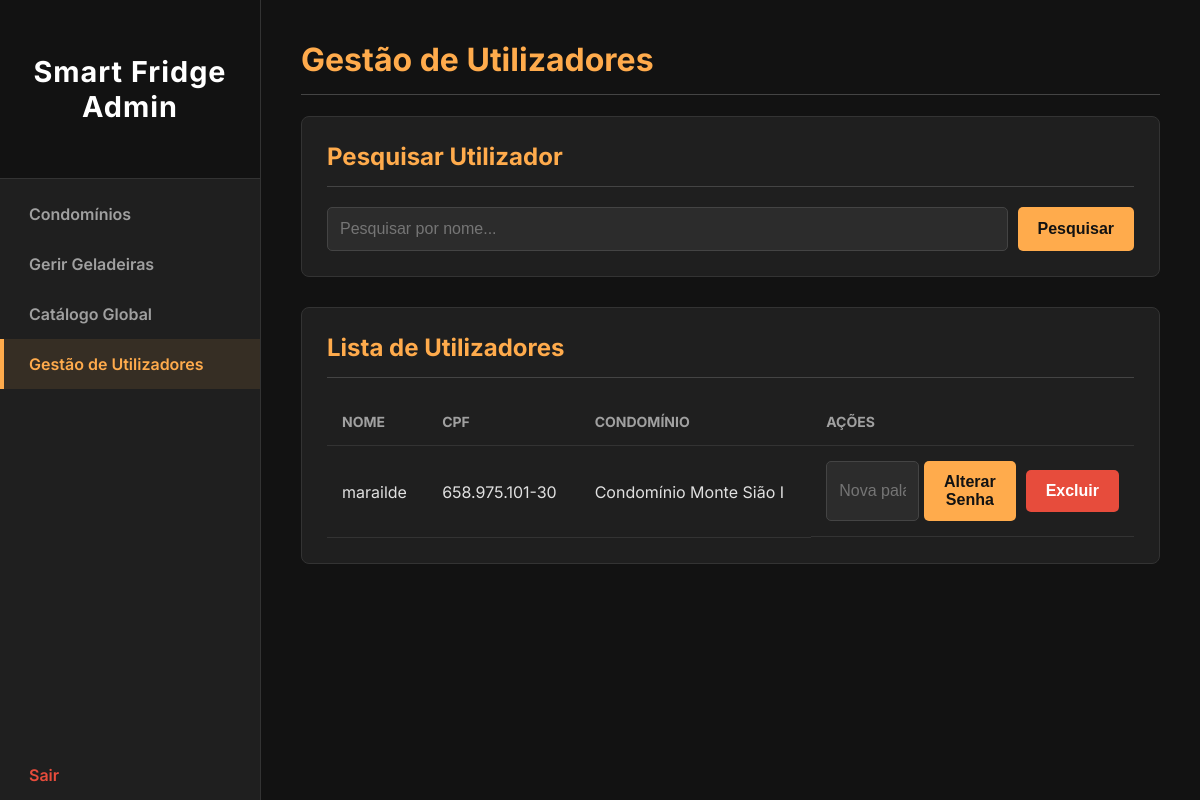
Before: /admin/utilizadores (signed in) with the older database file.
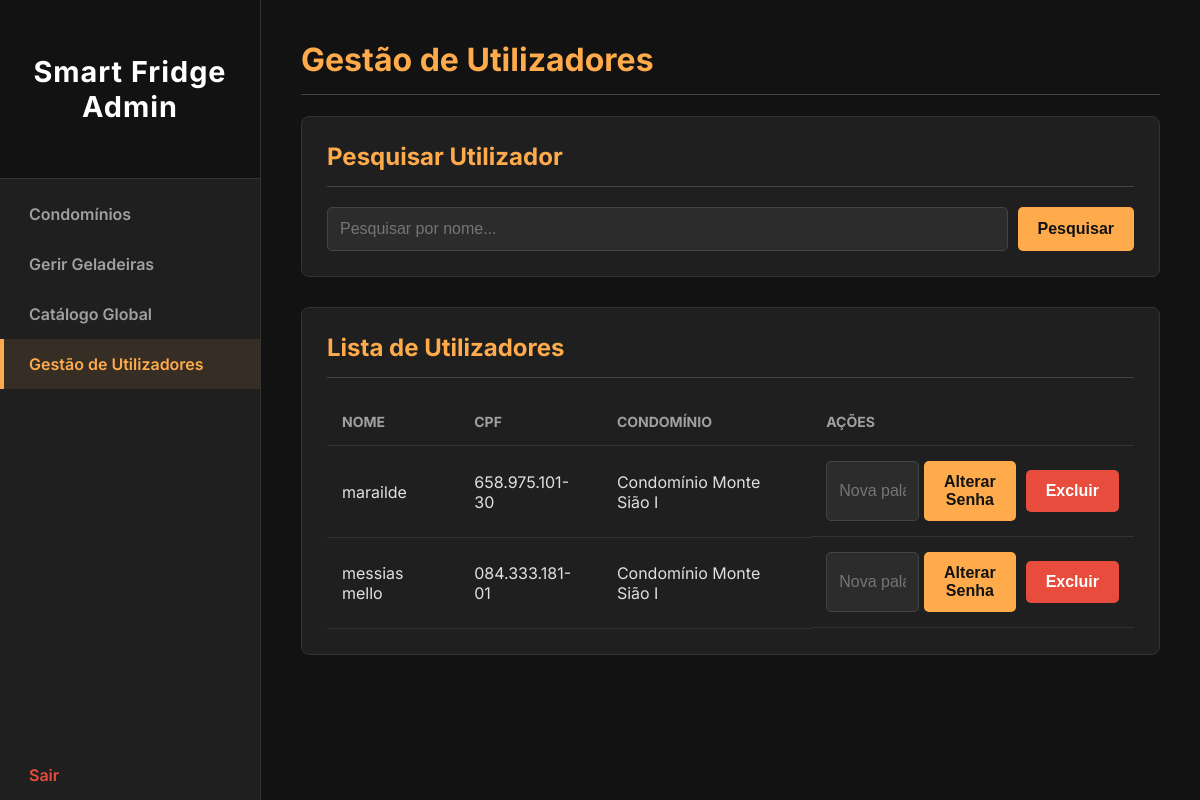
After: the same page with the newer database file.
### models.py (models this page shows, shortened)
class User(db.Model, UserMixin):
    __tablename__ = 'user'
    id = db.Column(db.Integer, primary_key=True)
    full_name = db.Column(db.String(150), nullable=False)
    cpf = db.Column(db.String(14), nullable=False, unique=True)
    birth_date = db.Column(db.String(10), nullable=False)
    password_hash = db.Column(db.String(255), nullable=False)
    condominio_name = db.Column(db.String(150), nullable=False)
    apartment_address = db.Column(db.String(100), nullable=False)
    is_admin = db.Column(db.Boolean, default=False)
    profile_image = db.Column(db.String(20), nullable=False, default='default.jpg')
    favorite_products = db.relationship('Product', secondary=favorites, lazy='dynamic',
        backref=db.backref('favorited_by', lazy=True))

### app.py (the view)
@app.route('/admin/utilizadores', methods=['GET', 'POST'])
@login_required
def gerenciar_utilizadores():
    if not current_user.is_admin: return redirect(url_for('user_dashboard'))
    query = User.query.filter_by(is_admin=False)
    if request.method == 'POST':
        search_query = request.form.get('search')
        if search_query: query = query.filter(User.full_name.ilike(f'%{search_query}%'))
    utilizadores = query.order_by(User.full_name).all()
    return render_template('gerenciar_utilizadores.html', utilizadores=utilizadores)

### app.py (called while the page is built)
@login_manager.user_loader
def load_user(user_id):
    return User.query.get(int(user_id))

### templates/gerenciar_utilizadores.html (shortened to what this page needs)
<!DOCTYPE html>
<html lang="pt-br">
<head>
    <link rel="stylesheet" href="{{ url_for('static', filename='admin_style.css') }}">
</head>
<body>
    <div class="wrapper">
        <nav class="sidebar">
            <div class="sidebar-header">
                <h3 class="logo-text">Smart Fridge Admin</h3>
            </div>
            <ul>
                <li><a href="{{ url_for('gerenciar_condominios') }}">Condomínios</a></li>
                <li><a href="{{ url_for('selecionar_geladeira') }}">Gerir Geladeiras</a></li>
                <li><a href="{{ url_for('gerenciar_catalogo') }}">Catálogo Global</a></li>
                <li><a href="{{ url_for('gerenciar_utilizadores') }}" class="active">Gestão de Utilizadores</a></li>
                <li><a href="{{ url_for('logout') }}" class="logout-link">Sair</a></li>
            </ul>
        </nav>
        <main class="main-content">
            <h1>Gestão de Utilizadores</h1>
            <div class="card">
                <h2>Pesquisar Utilizador</h2>
                <form method="POST" class="search-form">
                    <input type="search" name="search" placeholder="Pesquisar por nome...">
                    <button type="submit">Pesquisar</button>
                </form>
            </div>
            <div class="card">
                <h2>Lista de Utilizadores</h2>
                <table>
                    <thead>
                        <tr>
                            <th>Nome</th>
                            <th>CPF</th>
                            <th>Condomínio</th>
                            <th style="width: 40%;">Ações</th>
                        </tr>
                    </thead>
                    <tbody>
                        {% for user in utilizadores %}
                        <tr>
                            <td>{{ user.full_name }}</td>
                            <td>{{ user.cpf }}</td>
                            <td>{{ user.condominio_name }}</td>
                            <td class="actions">
                                <form action="{{ url_for('alterar_senha_utilizador', user_id=user.id) }}" method="POST" class="inline-form">
                                    <input type="password" name="new_password" placeholder="Nova palavra-passe" required>
                                    <button type="submit">Alterar Senha</button>
                                </form>
                                <form action="{{ url_for('excluir_utilizador', user_id=user.id) }}" method="POST" onsubmit="return confirm('Tem a certeza que quer excluir este utilizador? Esta ação é irreversível.');" class="inline-form">
                                    <button type="submit" class="delete-btn">Excluir</button>
                                </form>
                            </td>
                        </tr>
                        {% else %}
                        <tr>
                            <td colspan="4" style="text-align: center;">Nenhum utilizador encontrado.</td>
                        </tr>
                        {% endfor %}
                    </tbody>
                </table>
            </div>
        </main>
    </div>
</body>
</html>

Changed rows visible on the page:
added User: full_name "messias mello", cpf "084.333.181-01", condominio_name "Condomínio Monte Sião I"
